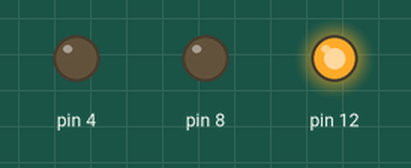
A sketch run on a simulated Arduino Uno, built with avr-gcc and run on an emulated ATmega328P. On the bench: output pins drawn as LEDs (lit = HIGH).

Above: at 1.5 s.
At 3.5 s:
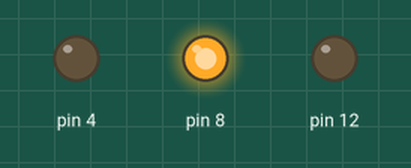
At 5.5 s:
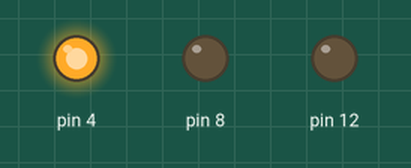
Timing chart, 0 to 10.4 s (numbered marks = the images above):
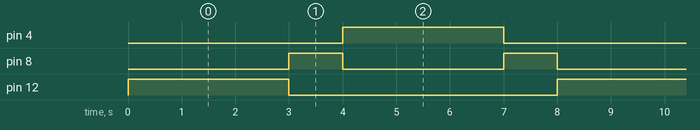

The sketch:

traffic_light.ino
```cpp
void setup() {
  pinMode(12, OUTPUT);
  pinMode(8, OUTPUT);
  pinMode(4, OUTPUT);

}

void loop() {
  digitalWrite(12, HIGH);
  delay(3000);
  digitalWrite(12, LOW);

  digitalWrite(8, HIGH);
  delay(1000);
  digitalWrite(8, LOW);


  digitalWrite(4, HIGH);
  delay(3000);
  digitalWrite(4, LOW);

  digitalWrite(8, HIGH);
  delay(1000);
  digitalWrite(8, LOW);
}
```

Measured:
- by itself, pin 4, pin 12: alternates HIGH for 3.0 s and LOW for 5.0 s
- by itself, pin 8: alternates HIGH for 1.0 s and LOW for 3.0 s
- by itself, everything shown: repeats every 8.0 s, in 5 steps
